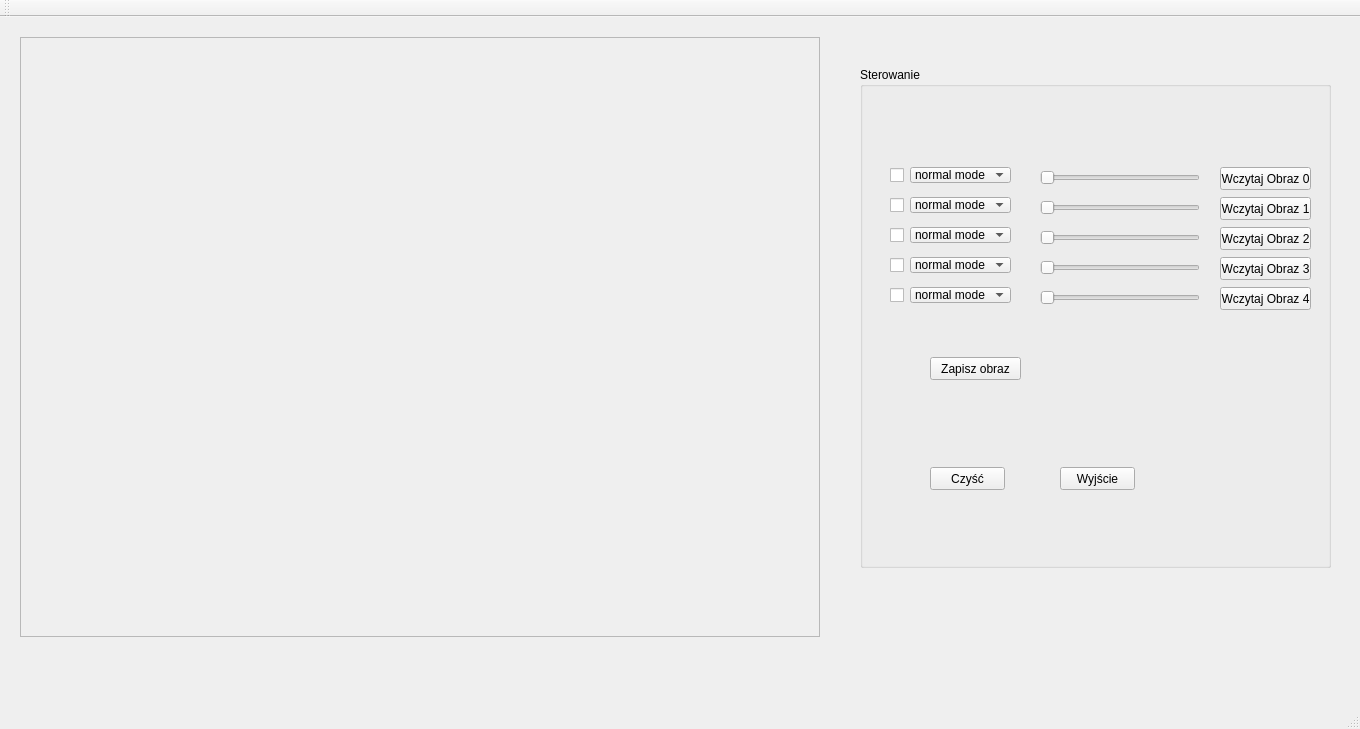
<?xml version="1.0" encoding="UTF-8"?>
<ui version="4.0">
 <class>MainWindow</class>
 <widget class="QMainWindow" name="MainWindow">
  <property name="geometry">
   <rect>
    <x>0</x>
    <y>0</y>
    <width>1360</width>
    <height>729</height>
   </rect>
  </property>
  <property name="windowTitle">
   <string>Laboratorium grafiki i multimediów</string>
  </property>
  <widget class="QWidget" name="centralWidget">
   <widget class="QFrame" name="frame">
    <property name="geometry">
     <rect>
      <x>20</x>
      <y>20</y>
      <width>800</width>
      <height>600</height>
     </rect>
    </property>
    <property name="frameShape">
     <enum>QFrame::StyledPanel</enum>
    </property>
    <property name="frameShadow">
     <enum>QFrame::Raised</enum>
    </property>
   </widget>
   <widget class="QGroupBox" name="groupBox">
    <property name="geometry">
     <rect>
      <x>860</x>
      <y>50</y>
      <width>471</width>
      <height>501</height>
     </rect>
    </property>
    <property name="title">
     <string>Sterowanie</string>
    </property>
    <widget class="QPushButton" name="exitButton">
     <property name="geometry">
      <rect>
       <x>200</x>
       <y>400</y>
       <width>75</width>
       <height>23</height>
      </rect>
     </property>
     <property name="text">
      <string>Wyjście</string>
     </property>
    </widget>
    <widget class="QPushButton" name="cleanButton">
     <property name="geometry">
      <rect>
       <x>70</x>
       <y>400</y>
       <width>75</width>
       <height>23</height>
      </rect>
     </property>
     <property name="text">
      <string>Czyść</string>
     </property>
    </widget>
    <widget class="QCheckBox" name="checkBox">
     <property name="geometry">
      <rect>
       <x>30</x>
       <y>100</y>
       <width>16</width>
       <height>17</height>
      </rect>
     </property>
     <property name="text">
      <string/>
     </property>
    </widget>
    <widget class="QCheckBox" name="checkBox_2">
     <property name="geometry">
      <rect>
       <x>30</x>
       <y>130</y>
       <width>16</width>
       <height>17</height>
      </rect>
     </property>
     <property name="text">
      <string/>
     </property>
    </widget>
    <widget class="QCheckBox" name="checkBox_3">
     <property name="geometry">
      <rect>
       <x>30</x>
       <y>160</y>
       <width>16</width>
       <height>17</height>
      </rect>
     </property>
     <property name="text">
      <string/>
     </property>
    </widget>
    <widget class="QCheckBox" name="checkBox_4">
     <property name="geometry">
      <rect>
       <x>30</x>
       <y>190</y>
       <width>16</width>
       <height>17</height>
      </rect>
     </property>
     <property name="text">
      <string/>
     </property>
    </widget>
    <widget class="QCheckBox" name="checkBox_5">
     <property name="geometry">
      <rect>
       <x>30</x>
       <y>220</y>
       <width>16</width>
       <height>16</height>
      </rect>
     </property>
     <property name="text">
      <string/>
     </property>
    </widget>
    <widget class="QComboBox" name="comboBox">
     <property name="geometry">
      <rect>
       <x>50</x>
       <y>100</y>
       <width>101</width>
       <height>16</height>
      </rect>
     </property>
     <item>
      <property name="text">
       <string>normal mode</string>
      </property>
     </item>
     <item>
      <property name="text">
       <string>mnozenie</string>
      </property>
     </item>
     <item>
      <property name="text">
       <string>dark mode</string>
      </property>
     </item>
     <item>
      <property name="text">
       <string>light mode</string>
      </property>
     </item>
     <item>
      <property name="text">
       <string>screenMode</string>
      </property>
     </item>
     <item>
      <property name="text">
       <string>overlayMode</string>
      </property>
     </item>
     <item>
      <property name="text">
       <string>diffMode</string>
      </property>
     </item>
     <item>
      <property name="text">
       <string>AdditiveMode</string>
      </property>
     </item>
     <item>
      <property name="text">
       <string>SubtractiveMode</string>
      </property>
     </item>
    </widget>
    <widget class="QSlider" name="horizontalSlider">
     <property name="geometry">
      <rect>
       <x>180</x>
       <y>100</y>
       <width>160</width>
       <height>22</height>
      </rect>
     </property>
     <property name="orientation">
      <enum>Qt::Horizontal</enum>
     </property>
    </widget>
    <widget class="QSlider" name="horizontalSlider_2">
     <property name="geometry">
      <rect>
       <x>180</x>
       <y>130</y>
       <width>160</width>
       <height>22</height>
      </rect>
     </property>
     <property name="orientation">
      <enum>Qt::Horizontal</enum>
     </property>
    </widget>
    <widget class="QSlider" name="horizontalSlider_3">
     <property name="geometry">
      <rect>
       <x>180</x>
       <y>160</y>
       <width>160</width>
       <height>22</height>
      </rect>
     </property>
     <property name="orientation">
      <enum>Qt::Horizontal</enum>
     </property>
    </widget>
    <widget class="QSlider" name="horizontalSlider_4">
     <property name="geometry">
      <rect>
       <x>180</x>
       <y>190</y>
       <width>160</width>
       <height>22</height>
      </rect>
     </property>
     <property name="orientation">
      <enum>Qt::Horizontal</enum>
     </property>
    </widget>
    <widget class="QSlider" name="horizontalSlider_5">
     <property name="geometry">
      <rect>
       <x>180</x>
       <y>220</y>
       <width>160</width>
       <height>22</height>
      </rect>
     </property>
     <property name="orientation">
      <enum>Qt::Horizontal</enum>
     </property>
    </widget>
    <widget class="QComboBox" name="comboBox_2">
     <property name="geometry">
      <rect>
       <x>50</x>
       <y>130</y>
       <width>101</width>
       <height>16</height>
      </rect>
     </property>
     <item>
      <property name="text">
       <string>normal mode</string>
      </property>
     </item>
     <item>
      <property name="text">
       <string>mnozenie</string>
      </property>
     </item>
     <item>
      <property name="text">
       <string>dark mode</string>
      </property>
     </item>
     <item>
      <property name="text">
       <string>light mode</string>
      </property>
     </item>
     <item>
      <property name="text">
       <string>screenMode</string>
      </property>
     </item>
     <item>
      <property name="text">
       <string>overlayMode</string>
      </property>
     </item>
     <item>
      <property name="text">
       <string>diffMode</string>
      </property>
     </item>
     <item>
      <property name="text">
       <string>AdditiveMode</string>
      </property>
     </item>
     <item>
      <property name="text">
       <string>SubtractiveMode</string>
      </property>
     </item>
    </widget>
    <widget class="QComboBox" name="comboBox_3">
     <property name="geometry">
      <rect>
       <x>50</x>
       <y>160</y>
       <width>101</width>
       <height>16</height>
      </rect>
     </property>
     <item>
      <property name="text">
       <string>normal mode</string>
      </property>
     </item>
     <item>
      <property name="text">
       <string>mnozenie</string>
      </property>
     </item>
     <item>
      <property name="text">
       <string>dark mode</string>
      </property>
     </item>
     <item>
      <property name="text">
       <string>light mode</string>
      </property>
     </item>
     <item>
      <property name="text">
       <string>screenMode</string>
      </property>
     </item>
     <item>
      <property name="text">
       <string>overlayMode</string>
      </property>
     </item>
     <item>
      <property name="text">
       <string>diffMode</string>
      </property>
     </item>
     <item>
      <property name="text">
       <string>AdditiveMode</string>
      </property>
     </item>
     <item>
      <property name="text">
       <string>SubtractiveMode</string>
      </property>
     </item>
    </widget>
    <widget class="QComboBox" name="comboBox_4">
     <property name="geometry">
      <rect>
       <x>50</x>
       <y>190</y>
       <width>101</width>
       <height>16</height>
      </rect>
     </property>
     <item>
      <property name="text">
       <string>normal mode</string>
      </property>
     </item>
     <item>
      <property name="text">
       <string>mnozenie</string>
      </property>
     </item>
     <item>
      <property name="text">
       <string>dark mode</string>
      </property>
     </item>
     <item>
      <property name="text">
       <string>light mode</string>
      </property>
     </item>
     <item>
      <property name="text">
       <string>screenMode</string>
      </property>
     </item>
     <item>
      <property name="text">
       <string>overlayMode</string>
      </property>
     </item>
     <item>
      <property name="text">
       <string>diffMode</string>
      </property>
     </item>
     <item>
      <property name="text">
       <string>AdditiveMode</string>
      </property>
     </item>
     <item>
      <property name="text">
       <string>SubtractiveMode</string>
      </property>
     </item>
    </widget>
    <widget class="QComboBox" name="comboBox_5">
     <property name="geometry">
      <rect>
       <x>50</x>
       <y>220</y>
       <width>101</width>
       <height>16</height>
      </rect>
     </property>
     <item>
      <property name="text">
       <string>normal mode</string>
      </property>
     </item>
     <item>
      <property name="text">
       <string>mnozenie</string>
      </property>
     </item>
     <item>
      <property name="text">
       <string>dark mode</string>
      </property>
     </item>
     <item>
      <property name="text">
       <string>light mode</string>
      </property>
     </item>
     <item>
      <property name="text">
       <string>screenMode</string>
      </property>
     </item>
     <item>
      <property name="text">
       <string>overlayMode</string>
      </property>
     </item>
     <item>
      <property name="text">
       <string>diffMode</string>
      </property>
     </item>
     <item>
      <property name="text">
       <string>AdditiveMode</string>
      </property>
     </item>
     <item>
      <property name="text">
       <string>SubtractiveMode</string>
      </property>
     </item>
    </widget>
    <widget class="QPushButton" name="cleanButton_2">
     <property name="geometry">
      <rect>
       <x>70</x>
       <y>290</y>
       <width>91</width>
       <height>23</height>
      </rect>
     </property>
     <property name="text">
      <string>Zapisz obraz</string>
     </property>
    </widget>
    <widget class="QPushButton" name="cleanButton_3">
     <property name="geometry">
      <rect>
       <x>360</x>
       <y>100</y>
       <width>91</width>
       <height>23</height>
      </rect>
     </property>
     <property name="text">
      <string>Wczytaj Obraz 0</string>
     </property>
    </widget>
    <widget class="QPushButton" name="cleanButton_4">
     <property name="geometry">
      <rect>
       <x>360</x>
       <y>130</y>
       <width>91</width>
       <height>23</height>
      </rect>
     </property>
     <property name="text">
      <string>Wczytaj Obraz 1</string>
     </property>
    </widget>
    <widget class="QPushButton" name="cleanButton_5">
     <property name="geometry">
      <rect>
       <x>360</x>
       <y>160</y>
       <width>91</width>
       <height>23</height>
      </rect>
     </property>
     <property name="text">
      <string>Wczytaj Obraz 2</string>
     </property>
    </widget>
    <widget class="QPushButton" name="cleanButton_6">
     <property name="geometry">
      <rect>
       <x>360</x>
       <y>190</y>
       <width>91</width>
       <height>23</height>
      </rect>
     </property>
     <property name="text">
      <string>Wczytaj Obraz 3</string>
     </property>
    </widget>
    <widget class="QPushButton" name="cleanButton_7">
     <property name="geometry">
      <rect>
       <x>360</x>
       <y>220</y>
       <width>91</width>
       <height>23</height>
      </rect>
     </property>
     <property name="text">
      <string>Wczytaj Obraz 4</string>
     </property>
    </widget>
   </widget>
  </widget>
  <widget class="QMenuBar" name="menuBar">
   <property name="geometry">
    <rect>
     <x>0</x>
     <y>0</y>
     <width>1360</width>
     <height>21</height>
    </rect>
   </property>
  </widget>
  <widget class="QToolBar" name="mainToolBar">
   <attribute name="toolBarArea">
    <enum>TopToolBarArea</enum>
   </attribute>
   <attribute name="toolBarBreak">
    <bool>false</bool>
   </attribute>
  </widget>
  <widget class="QStatusBar" name="statusBar"/>
 </widget>
 <layoutdefault spacing="6" margin="11"/>
 <resources/>
 <connections/>
</ui>
